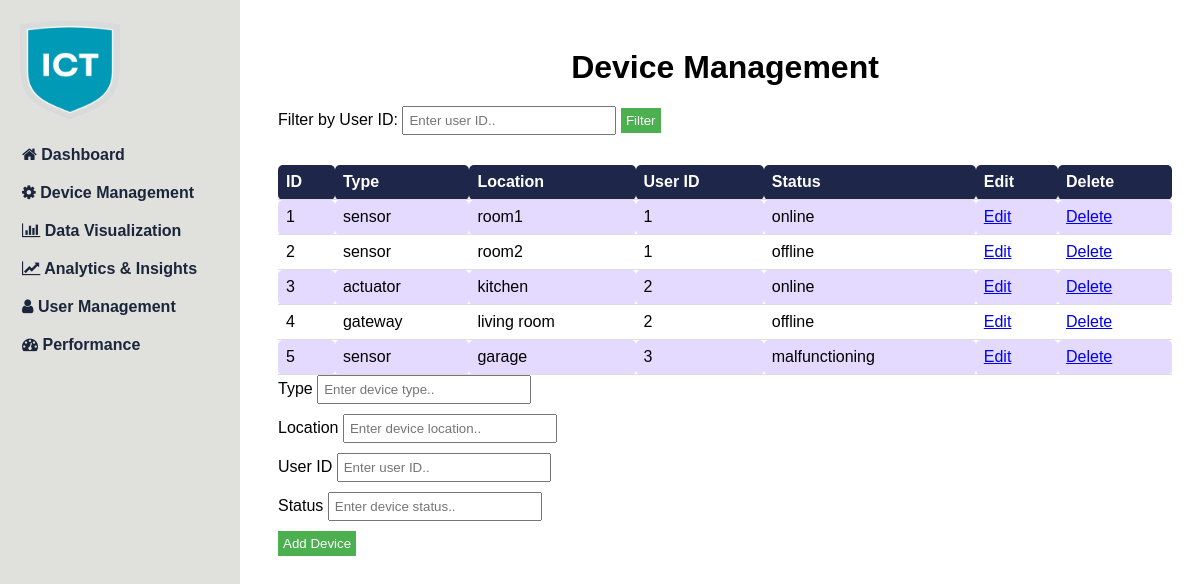
Screenshot of /device.php with the database file from the repository.
### tables this page shows
CREATE TABLE `Devices` (
  `device_id` int(11) NOT NULL,
  `device_type` varchar(50) DEFAULT NULL,
  `location` varchar(50) DEFAULT NULL,
  `user_id` int(11) NOT NULL,
  `status` varchar(50) DEFAULT NULL
);

### device.php (the view, shortened to what this page needs)
<!DOCTYPE html>
<html>
<head>
    <link rel="stylesheet" href="./css/device.css">
	<link rel="stylesheet" href="https://cdnjs.cloudflare.com/ajax/libs/font-awesome/5.15.3/css/all.min.css">
</head>
<body>
    <?php include 'sidebar.php'; ?>
    <div class="container">
		<h1>Device Management</h1>
		<form action="" method="GET">
			<label for="user_id">Filter by User ID:</label>
			<input type="text" id="user_id" name="user_id" placeholder="Enter user ID..">
			<input type="submit" value="Filter">
		</form>
		<table>
			<tr>
				<th>ID</th>
				<th>Type</th>
				<th>Location</th>
				<th>User ID</th>
				<th>Status</th>
				<th>Edit</th>
				<th>Delete</th>
			</tr>
			<?php
			$servername = "localhost";
			$username = "root";
			$password = "";
			$dbname = "IoT_Framework";
			$conn = new mysqli($servername, $username, $password, $dbname);
			$sql = "SELECT * FROM Devices";
			$result = $conn->query($sql);
			if ($result->num_rows > 0) {
				while ($row = $result->fetch_assoc()) {
					echo "<tr>";
					echo "<td>" . $row["device_id"] . "</td>";
					echo "<td>" . $row["device_type"] . "</td>";
					echo "<td>" . $row["location"] . "</td>";
					echo "<td>" . $row["user_id"] . "</td>";
					echo "<td>" . $row["status"] . "</td>";
					echo "<td><a href='edit_device.php?id=" . $row["device_id"] . "'>Edit</a></td>";
					echo "<td><a href='delete_device.php?id=" . $row["device_id"] . "'>Delete</a></td>";
					echo "</tr>";
				}
			} else {
				echo "0 results";
			}
			?>
        </table>
        <form action="add_device.php" method="POST">
            <label for="type">Type</label>
            <input type="text" id="type" name="type" placeholder="Enter device type..">
            <br>
            <label for="location">Location</label>
            <input type="text" id="location" name="location" placeholder="Enter device location..">
            <br>
            <label for="user_id">User ID</label>
            <input type="text" id="user_id" name="user_id" placeholder="Enter user ID..">
            <br>
            <label for="status">Status</label>
            <input type="text" id="status" name="status" placeholder="Enter device status..">
            <br>
            <input type="submit" value="Add Device">
        </form>
    </div>
</body>
</html>

### sidebar.php (shortened to what this page needs)
<link rel="stylesheet" href="https://cdnjs.cloudflare.com/ajax/libs/font-awesome/4.7.0/css/font-awesome.min.css">
<div class="sidebar">
    <div class="logo">
    <img height = "100px" width = "100px"src="./images/logo.png" alt="Logo">
    </div>
    <a href="index.php"><i class="fa fa-home"></i> Dashboard</a>
    <a href="device.php"><i class="fa fa-cog"></i> Device Management</a>
    <a href="humiditydata.php"><i class="fa fa-bar-chart"></i> Data Visualization</a>
    <a href="analytics.html"><i class="fa fa-line-chart"></i> Analytics & Insights</a>
    <a href="user.php"><i class="fa fa-user"></i> User Management</a>
    <a href="performance.html"><i class="fa fa-tachometer"></i> Performance </a>
</div>

### css/device.css (style rules this page uses)
* { font-family: 'Source Sans Pro', sans-serif; }
.sidebar { width: 250px; background-color: #f1f1f1; padding: 20px; height: 100%; position: fixed; overflow: auto; }
.sidebar a { display: block; color: black; padding: 8px 16px; text-decoration: none; }
.container { margin-left: 250px; padding: 20px; }
table { width: 100%; border-collapse: collapse; }
table th, table td { padding: 8px; text-align: left; border-bottom: 1px solid #ddd; }
h1 { margin-bottom: 20px; }
form { margin-bottom: 20px; }
input[type="text"] { padding: 8px; margin-bottom: 10px; width: 200px; }
input[type="submit"] { padding: 8px 16px; background-color: #4CAF50; border: none; color: white; cursor: pointer; }
h1 { text-align: center; }
table { border: 1px ; margin: 0 auto; border-collapse: collapse; border-radius: 5px; color: #000; }
th, td { border: 1px; padding: 10px; border-radius: 5px; }
th { background-color: #1e2749; color: #fff; }
tr:nth-child(even) { background-color: #e4d9ff; }
input[type="text"], input[type="submit"] { padding: 5px; }
input[type="submit"] { background-color: #4CAF50; color: white; cursor: pointer; }

### sidebar.php (style rules this page uses)
.sidebar { background-color: #e0e1dd; color: #1b263b; width: 200px; padding: 20px; position: fixed; top: 0; left: 0; height: 100%; overflow: auto; transition: all 0.3s ease; }
.logo { margin-bottom: 20px; }
.sidebar a { font-weight: bolder; display: block; color: #1b263b; padding: 2px; text-decoration: none; transition: all 0.3s ease; height: 30px; justify-content: right; margin-bottom: 4px; }

### rows the page displays
devices: device_id "1", device_type "sensor", location "room1", user "1", status "online"
devices: device_id "2", device_type "sensor", location "room2", user "1", status "offline"
devices: device_id "3", device_type "actuator", location "kitchen", user "2", status "online"
devices: device_id "4", device_type "gateway", location "living room", user "2", status "offline"
devices: device_id "5", device_type "sensor", location "garage", user "3", status "malfunctioning"
